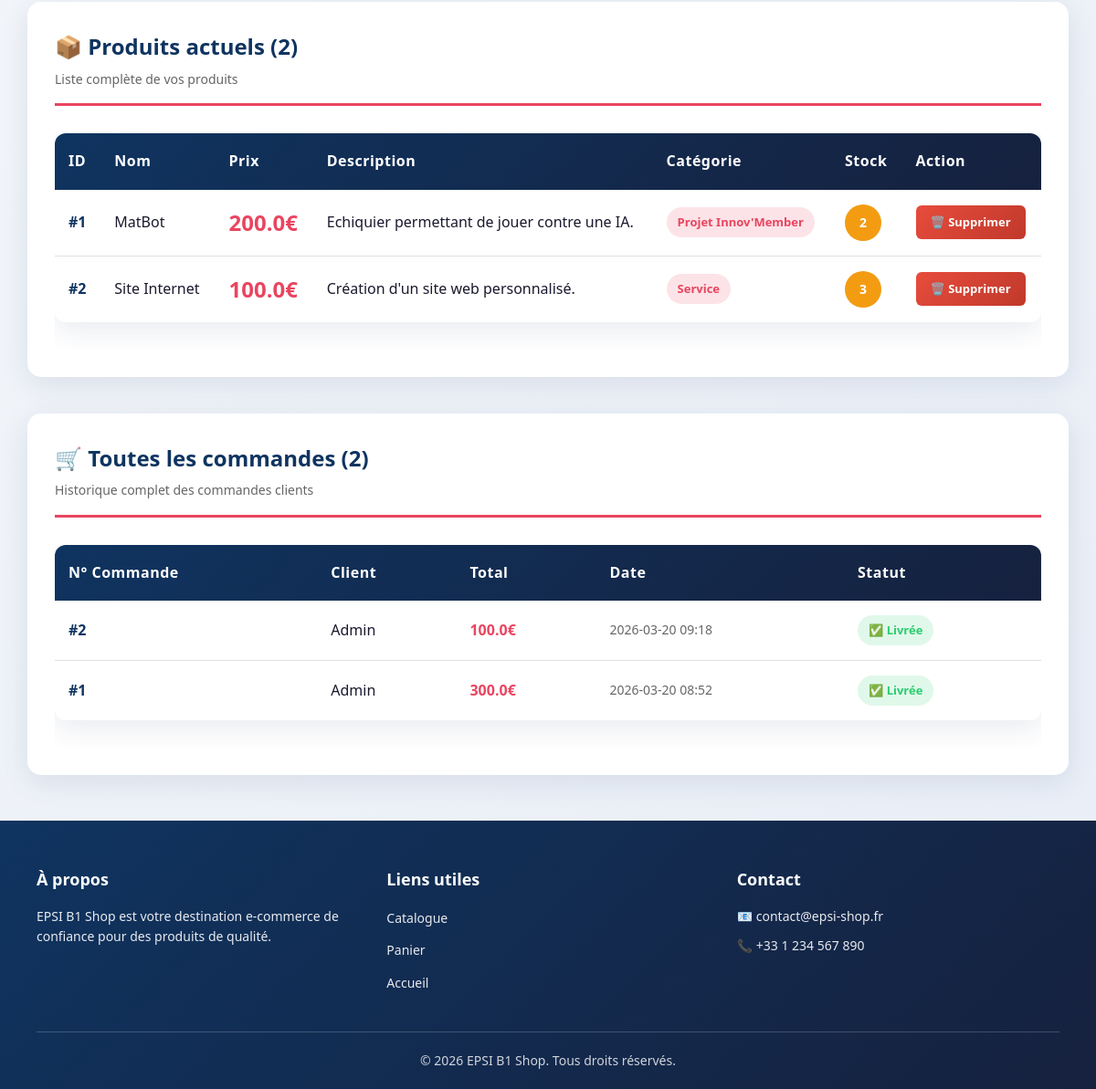
The page /admin (signed in, lower part) on the database as committed earlier.
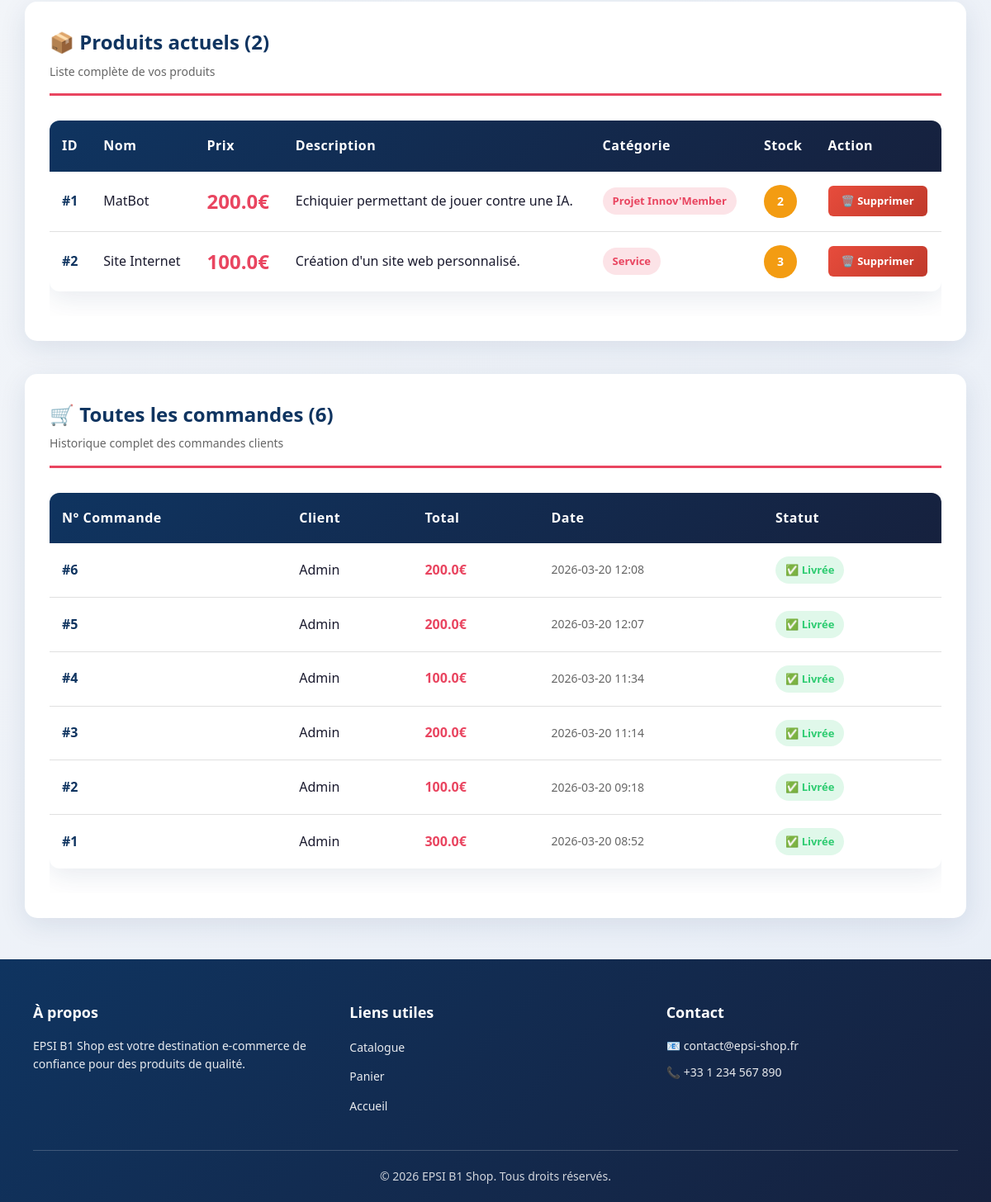
The same page on the database as committed later.
### tables this page shows
CREATE TABLE produits (
                id INTEGER PRIMARY KEY AUTOINCREMENT,
                nom TEXT NOT NULL,
                prix REAL NOT NULL,
                description TEXT,
                categorie TEXT,
                stock INTEGER DEFAULT 10
            );

CREATE TABLE commandes (
                id INTEGER PRIMARY KEY AUTOINCREMENT,
                utilisateur_id INTEGER,
                date TEXT,
                total REAL,
                FOREIGN KEY (utilisateur_id) REFERENCES utilisateurs(id)
            );

CREATE TABLE utilisateurs (
                id INTEGER PRIMARY KEY AUTOINCREMENT,
                nom TEXT NOT NULL,
                email TEXT NOT NULL UNIQUE,
                mot_de_passe TEXT NOT NULL,
                role TEXT DEFAULT 'client'
            );

### app.py (the view)
@app.route('/admin', endpoint='admin')
def admin_dashboard():
    if session.get('user_role') != 'admin':
        return redirect('/login')
    produits = db.get_produits()
    commandes = db.get_toutes_commandes()
    return render_template('admin.html', produits=produits, commandes=commandes)

### database.py (called while the page is built)
    def get_connexion(self):
        conn = sqlite3.connect(self.dbname, timeout=10)
        conn.row_factory = sqlite3.Row
        conn.execute('PRAGMA journal_mode=WAL')
        return conn

    def get_produits(self):
        conn = self.get_connexion()
        try:
            produits = conn.execute('SELECT * FROM produits').fetchall()
        finally:
            conn.close()
        return produits

    def get_toutes_commandes(self):
        conn = self.get_connexion()
        try:
            commandes = conn.execute(
                'SELECT commandes.*, utilisateurs.nom as client_nom FROM commandes '
                'JOIN utilisateurs ON commandes.utilisateur_id = utilisateurs.id '
                'ORDER BY date DESC'
            ).fetchall()
        finally:
            conn.close()
        return commandes

### templates/admin.html (shortened to what this page needs)
{% extends 'base.html' %}
{% block content %}
<div class="admin-container">
    <section class="admin-section">
        <div class="section-header">
            <h2>📦 Produits actuels ({{ produits|length }})</h2>
            <p>Liste complète de vos produits</p>
        </div>
        <div class="table-responsive">
            <table class="admin-table">
                <thead>
                    <tr>
                        <th>ID</th>
                        <th>Nom</th>
                        <th>Prix</th>
                        <th>Description</th>
                        <th>Catégorie</th>
                        <th>Stock</th>
                        <th>Action</th>
                    </tr>
                </thead>
                <tbody>
                    {% for p in produits %}
                    <tr class="product-row {% if p.stock == 0 %}out-of-stock{% endif %}">
                        <td class="product-id">#{{ p.id }}</td>
                        <td class="product-name">{{ p.nom }}</td>
                        <td class="product-price">{{ p.prix }}€</td>
                        <td class="product-desc">{{ p.description }}</td>
                        <td><span class="category-badge">{{ p.categorie }}</span></td>
                        <td class="product-stock">
                            <span class="stock-indicator {% if p.stock > 10 %}high{% elif p.stock > 0 %}low{% else %}empty{% endif %}">
                                {{ p.stock }}
                            </span>
                        </td>
                        <td>
                            <a href="/admin/supprimer_produit/{{ p.id }}" class="btn-delete-product" onclick="return confirm('Confirmer la suppression ?')">🗑️ Supprimer</a>
                        </td>
                    </tr>
                    {% endfor %}
                </tbody>
            </table>
        </div>
    </section>
    <section class="admin-section">
        <div class="section-header">
            <h2>🛒 Toutes les commandes ({{ commandes|length }})</h2>
            <p>Historique complet des commandes clients</p>
        </div>
        <div class="table-responsive">
            <table class="admin-table">
                <thead>
                    <tr>
                        <th>N° Commande</th>
                        <th>Client</th>
                        <th>Total</th>
                        <th>Date</th>
                        <th>Statut</th>
                    </tr>
                </thead>
                <tbody>
                    {% for c in commandes %}
                    <tr class="order-row">
                        <td class="order-id">#{{ c.id }}</td>
                        <td class="client-name">{{ c.client_nom }}</td>
                        <td class="order-total">{{ c.total }}€</td>
                        <td class="order-date">{{ c.date }}</td>
                        <td><span class="status-badge status-completed">✅ Livrée</span></td>
                    </tr>
                    {% endfor %}
                </tbody>
            </table>
        </div>
    </section>
</div>
{% endblock %}

Rows that differ between the two databases and show on the page:
added commandes: id "6", client_nom "Admin", total "200.0", date "2026-03-20 12:08"
added commandes: id "5", client_nom "Admin", total "200.0", date "2026-03-20 12:07"
added commandes: id "4", client_nom "Admin", total "100.0", date "2026-03-20 11:34"
added commandes: id "3", client_nom "Admin", total "200.0", date "2026-03-20 11:14"
Other text that changed with them:
{{ commandes|length }}: "2" → "6"
